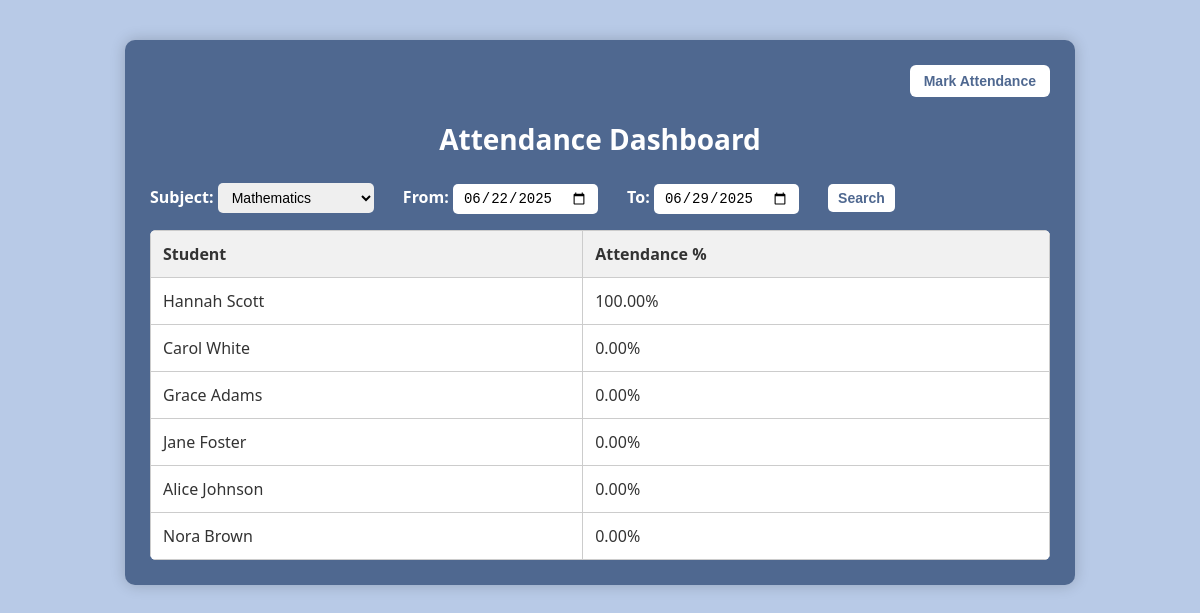
The page /public/index.php on the database its author committed.
### tables this page shows
CREATE TABLE IF NOT EXISTS `students` (
  `id` int(11) NOT NULL AUTO_INCREMENT,
  `reg_number` varchar(20) NOT NULL,
  `name` varchar(100) NOT NULL,
  PRIMARY KEY (`id`),
  UNIQUE KEY `reg_number` (`reg_number`)
);

### app/controllers/AttendanceController.php (called while the page is built, shortened)
<?php
require_once __DIR__ . '/../models/Subject.php';
require_once __DIR__ . '/../models/Attendance.php';
class AttendanceController {
    public function showDashboard() {
        $subjectId = (int)($_GET['subject_id'] ?? 1);
        $from = $_GET['from'] ?? date('Y-m-d', strtotime('-7 days'));
        $to = $_GET['to'] ?? date('Y-m-d');
        $subjects = Subject::getAll();
        $report = Attendance::getAttendanceReport($subjectId, $from, $to);
        include __DIR__ . '/../views/dashboard.php';
    }
}

### public/index.php (called while the page is built, shortened)
<?php
require '../app/models/Attendance.php';
require '../app/models/Subject.php';
require '../routes/web.php';
?>

### app/models/Subject.php (called while the page is built)
<?php
class Subject {
    public static function getAll(): array {
        $conn = Database::getConnection();
        $result = $conn->query("SELECT id, name FROM subjects");
        $subjects = [];
        while ($row = $result->fetch_assoc()) {
            $subjects[] = $row;
        }
        return $subjects;
    }
}
?>

### app/models/Attendance.php (called while the page is built, shortened)
<?php
class Attendance {
    public static function getAttendanceReport(int $subjectId, string $from, string $to): array {
    $conn = Database::getConnection();
    $stmt = $conn->prepare("
        SELECT s.id, s.name,
            ROUND(SUM(CASE WHEN a.status = 'present' THEN 1 ELSE 0 END) / COUNT(*) * 100, 2) AS attendance_percentage
        FROM attendance a
        JOIN students s ON s.id = a.student_id
        WHERE a.subject_id = ? AND a.date BETWEEN ? AND ?
        GROUP BY s.id, s.name
        ORDER BY attendance_percentage DESC
    ");
    $stmt->bind_param("iss", $subjectId, $from, $to);
    $stmt->execute();
    $result = $stmt->get_result();
    $report = [];
    while ($row = $result->fetch_assoc()) {
        $report[] = $row;
    }
    return $report;
}
}

### app/views/dashboard.php (the view)
<link rel="stylesheet" href="<?= BASE_URL ?>/css/dashboard.css">
<div class="page-container">
    <div class="card">
         <div class="mark-attendance-btn">
          <form method="GET" action="<?= BASE_URL ?>/attendance-form">
                <button type="submit">Mark Attendance</button>
            </form>
         </div>
           <h2>Attendance Dashboard</h2>
        <form method="GET" class="filter-form">
            <label>Subject:
                <select name="subject_id" required>
                    <?php foreach ($subjects as $sub): ?>
                        <option value="<?= $sub['id'] ?>" <?= $sub['id'] == $subjectId ? 'selected' : '' ?>>
                            <?= htmlspecialchars($sub['name']) ?>
                        </option>
                    <?php endforeach; ?>
                </select>
            </label>
            <label>From:
                <input type="date" name="from" value="<?= htmlspecialchars($from) ?>">
            </label>
            <label>To:
                <input type="date" name="to" value="<?= htmlspecialchars($to) ?>">
            </label>
            <button type="submit">Search</button>
        </form>
        <table class="attendance-table">
            <thead>
                <tr><th>Student</th><th>Attendance %</th></tr>
            </thead>
            <tbody>
                <?php foreach ($report as $row): ?>
                    <tr>
                        <td><?= htmlspecialchars($row['name']) ?></td>
                        <td><?= $row['attendance_percentage'] ?>%</td>
                    </tr>
                <?php endforeach; ?>
            </tbody>
        </table>
    </div>
</div>

### routes/web.php (shortened to what this page needs)
<?php
require_once '../app/controllers/AttendanceController.php';
$controller = new AttendanceController();
$basePath = BASE_URL;
$requestUri = strtok($_SERVER['REQUEST_URI'], '?');
$path = str_replace($basePath, '', $requestUri);
$method = $_SERVER['REQUEST_METHOD'];
if (($path === '/' || $path === '/index.php') && $method === 'GET') {
    $controller->showDashboard();
} elseif ($path === '/attendance-form' && $method === 'GET') {
    $controller->showForm();
} elseif ($path === '/submit-attendance' && $method === 'POST') {
    $controller->submitForm();
} elseif ($path === '/dashboard' && $method === 'GET') {
    $controller->showDashboard();
}else {
    http_response_code(404);
    echo "404 Not Found: " . htmlspecialchars($path);
}
?>

### public/css/dashboard.css (style rules this page uses)
.page-container { background-color: #b8cae7; padding: 40px; min-height: 100vh; }
.card { background-color: #4f6890; padding: 25px; border-radius: 10px; box-shadow: 0 0 15px rgba(0,0,0,0.2); color: white; max-width: 900px; margin: auto; }
.card h2 { text-align: center; font-size: 28px; margin-bottom: 25px; }
.mark-attendance-btn { text-align: right; }
button { padding: 8px 14px; border: none; background-color: #ffffff; color: #4f6890; font-weight: bold; font-size: 14px; border-radius: 6px; cursor: pointer; transition: background-color 0.2s ease; }
.filter-form label { margin-right: 15px; display: inline-block; color: #fff; font-weight: bold; }
.filter-form select, .filter-form input[type="date"], .filter-form button { padding: 6px 10px; margin-right: 10px; border-radius: 5px; border: none; font-size: 14px; }
.filter-form button { background-color: #ffffff; color: #4f6890; cursor: pointer; font-weight: bold; }
.card table { width: 100%; border-collapse: collapse; margin-top: 15px; background-color: #ffffff; color: #333; border-radius: 6px; overflow: hidden; }
.card table th, .card table td { padding: 12px; border: 1px solid #ccc; text-align: left; }
.card table th { background-color: #f1f1f1; }

### rows shown on the page
students: name "Hannah Scott", attendance_percentage "100.00"
students: name "Carol White", attendance_percentage "0.00"
students: name "Grace Adams", attendance_percentage "0.00"
students: name "Jane Foster", attendance_percentage "0.00"
students: name "Alice Johnson", attendance_percentage "0.00"
students: name "Nora Brown", attendance_percentage "0.00"

### other values the page prints
form field subject_id "Mathematics"
